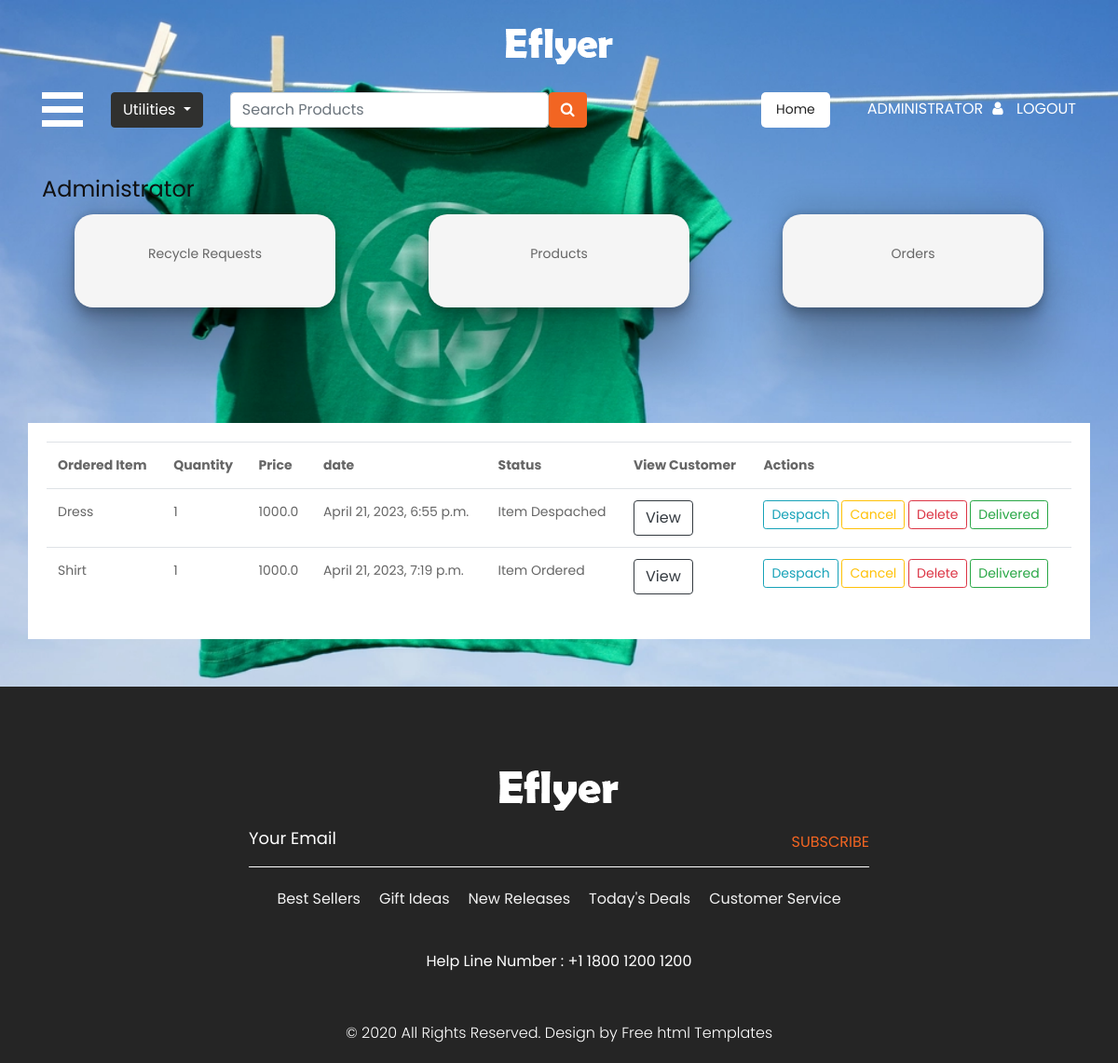
The page /Customerorders (signed in) on the database as committed earlier.
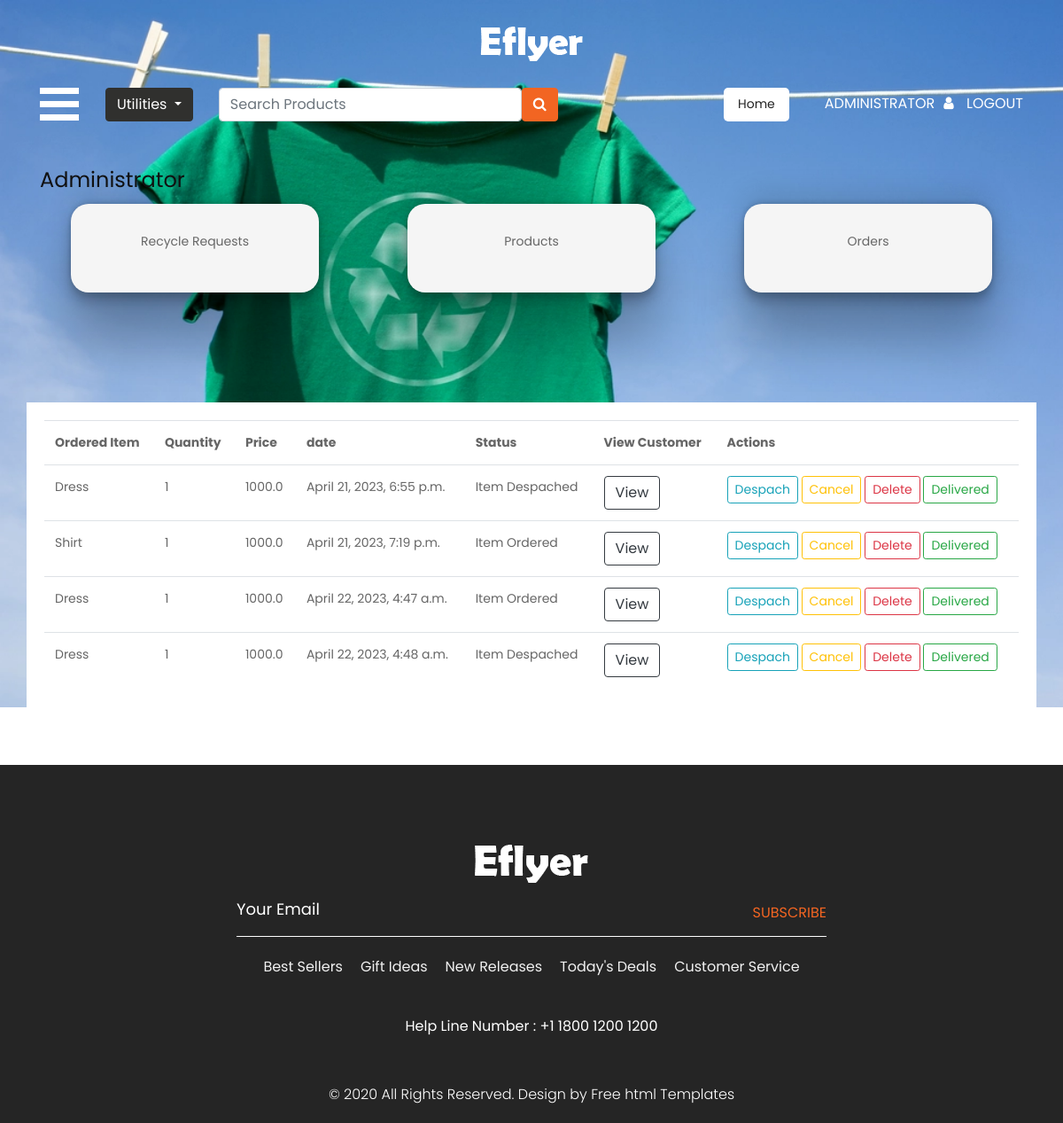
The same page on the database as committed later.
### AdminApp/models.py (models this page shows)
class CheckOuts(models.Model):
    Product = models.ForeignKey(Product,on_delete=models.CASCADE)
    date = models.DateTimeField(auto_now_add=True)
    quantity = models.IntegerField()
    price = models.FloatField()
    user = models.ForeignKey(User,on_delete=models.CASCADE)
    status = models.CharField(max_length=255)
    py_status = models.BooleanField(default=False)

class Product(models.Model):
    name = models.CharField(max_length=20)
    category = models.CharField(max_length=25,choices=options)
    price = models.FloatField()
    point = models.IntegerField()
    image = models.FileField(upload_to="product_image")
    stock = models.IntegerField()
    user = models.ForeignKey(User,on_delete=models.CASCADE,null=True,blank=True)

### AdminApp/views.py (the view)
# urls.py: path("Customerorders",views.Customerorders,name="Customerorders"),
@login_required(login_url="SignIn")
def Customerorders(request):
    order = CheckOuts.objects.all()
    context = {
        "order":order
    }
    return render(request,"customerorder.html",context)

### templates/customerorder.html (shortened to what this page needs)
{% extends "adminindex.html" %}
{% block content %}
<div class="container cont mt-5">
    <table class="table">
        <tr>
            <th>Ordered Item</th>
            <th>Quantity</th>
            <th>Price</th>
            <th>date</th>
            <th>Status</th>
            <th>View Customer</th>
            <th>Actions</th>
        </tr>
        {% for i in order %}
        {% if i.Product.user == request.user %}
        <tr>
            <td>{{i.Product.name}}</td>
            <td>{{i.quantity}}</td>
            <td>{{i.price}}</td>
            <td>{{i.date}}</td>
            <td>{{i.status}}</td>
            <td><a href="{%url 'ViewAddress' i.id%}" class="btn btn-outline-dark" >View</a></td>
            <td><a href="{%url 'ChangeToDespached' i.id%}" class="btn btn-outline-info btn-sm">Despach</a>
                <a href="{%url 'ChangeToCanceled' i.id%}" class="btn btn-outline-warning btn-sm">Cancel</a>
                <a href="{%url 'DelateOrderMerchant' i.id%}" class="btn btn-outline-danger btn-sm">Delete</a>
                <a href="{%url 'ChangeToDelivered' i.id%}" class="btn btn-outline-success btn-sm">Delivered</a>
            </td>
        </tr>
{% endif %}
        {% endfor %}
    </table>
</div>
<br><br>
{% endblock %}

Rows that differ between the two databases and show on the page:
added CheckOuts: Product.name "Dress", quantity "1", price "1000.0", date "April 22, 2023, 4:47 a.m.", status "Item Ordered"
added CheckOuts: Product.name "Dress", quantity "1", price "1000.0", date "April 22, 2023, 4:48 a.m.", status "Item Despached"
